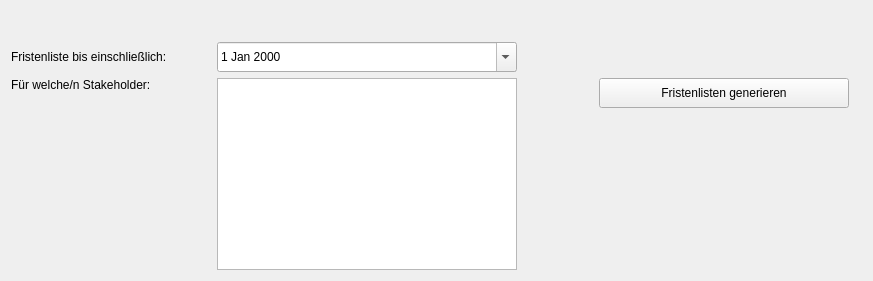
      <widget class="QWidget" name="pg_createHS">
       <layout class="QGridLayout" name="gridLayout_8">
        <item row="2" column="4">
         <widget class="QLabel" name="lb_empty_19">
          <property name="text">
           <string/>
          </property>
         </widget>
        </item>
        <item row="2" column="0">
         <widget class="QLabel" name="label_7">
          <property name="sizePolicy">
           <sizepolicy hsizetype="Fixed" vsizetype="Preferred">
            <horstretch>200</horstretch>
            <verstretch>0</verstretch>
           </sizepolicy>
          </property>
          <property name="minimumSize">
           <size>
            <width>200</width>
            <height>0</height>
           </size>
          </property>
          <property name="text">
           <string>Für welche/n Stakeholder:</string>
          </property>
          <property name="alignment">
           <set>Qt::AlignmentFlag::AlignLeading|Qt::AlignmentFlag::AlignLeft|Qt::AlignmentFlag::AlignTop</set>
          </property>
         </widget>
        </item>
        <item row="1" column="1">
         <widget class="QDateEdit" name="lb_DatumHS">
          <property name="sizePolicy">
           <sizepolicy hsizetype="Fixed" vsizetype="Fixed">
            <horstretch>0</horstretch>
            <verstretch>0</verstretch>
           </sizepolicy>
          </property>
          <property name="minimumSize">
           <size>
            <width>300</width>
            <height>30</height>
           </size>
          </property>
          <property name="maximumSize">
           <size>
            <width>300</width>
            <height>30</height>
           </size>
          </property>
          <property name="calendarPopup">
           <bool>true</bool>
          </property>
         </widget>
        </item>
        <item row="2" column="3">
         <widget class="QPushButton" name="btn_generateHS">
          <property name="enabled">
           <bool>true</bool>
          </property>
          <property name="sizePolicy">
           <sizepolicy hsizetype="Fixed" vsizetype="Fixed">
            <horstretch>0</horstretch>
            <verstretch>0</verstretch>
           </sizepolicy>
          </property>
          <property name="minimumSize">
           <size>
            <width>250</width>
            <height>30</height>
           </size>
          </property>
          <property name="maximumSize">
           <size>
            <width>250</width>
            <height>30</height>
           </size>
          </property>
          <property name="text">
           <string>Fristenlisten generieren</string>
          </property>
         </widget>
        </item>
        <item row="3" column="3">
         <widget class="QLabel" name="lb_empty_18">
          <property name="text">
           <string/>
          </property>
         </widget>
        </item>
        <item row="1" column="3">
         <widget class="QLabel" name="lb_empty_16">
          <property name="text">
           <string/>
          </property>
         </widget>
        </item>
        <item row="0" column="1">
         <widget class="QLabel" name="lb_empty_15">
          <property name="sizePolicy">
           <sizepolicy hsizetype="Preferred" vsizetype="Fixed">
            <horstretch>0</horstretch>
            <verstretch>0</verstretch>
           </sizepolicy>
          </property>
          <property name="minimumSize">
           <size>
            <width>0</width>
            <height>25</height>
           </size>
          </property>
          <property name="maximumSize">
           <size>
            <width>16777215</width>
            <height>25</height>
           </size>
          </property>
          <property name="text">
           <string/>
          </property>
         </widget>
        </item>
        <item row="2" column="1" rowspan="2">
         <widget class="QListWidget" name="list_Hochschulen">
          <property name="enabled">
           <bool>true</bool>
          </property>
          <property name="sizePolicy">
           <sizepolicy hsizetype="Fixed" vsizetype="Expanding">
            <horstretch>0</horstretch>
            <verstretch>0</verstretch>
           </sizepolicy>
          </property>
          <property name="minimumSize">
           <size>
            <width>300</width>
            <height>0</height>
           </size>
          </property>
          <property name="maximumSize">
           <size>
            <width>300</width>
            <height>16777215</height>
           </size>
          </property>
          <property name="selectionMode">
           <enum>QAbstractItemView::SelectionMode::MultiSelection</enum>
          </property>
         </widget>
        </item>
        <item row="1" column="0">
         <widget class="QLabel" name="label_5">
          <property name="sizePolicy">
           <sizepolicy hsizetype="Fixed" vsizetype="Fixed">
            <horstretch>0</horstretch>
            <verstretch>0</verstretch>
           </sizepolicy>
          </property>
          <property name="minimumSize">
           <size>
            <width>200</width>
            <height>30</height>
           </size>
          </property>
          <property name="maximumSize">
           <size>
            <width>200</width>
            <height>30</height>
           </size>
          </property>
          <property name="text">
           <string>Fristenliste bis einschließlich: </string>
          </property>
         </widget>
        </item>
        <item row="2" column="2">
         <widget class="QLabel" name="lb_empty_17">
          <property name="sizePolicy">
           <sizepolicy hsizetype="Fixed" vsizetype="Preferred">
            <horstretch>0</horstretch>
            <verstretch>0</verstretch>
           </sizepolicy>
          </property>
          <property name="minimumSize">
           <size>
            <width>70</width>
            <height>0</height>
           </size>
          </property>
          <property name="maximumSize">
           <size>
            <width>70</width>
            <height>16777215</height>
           </size>
          </property>
          <property name="text">
           <string/>
          </property>
         </widget>
        </item>
       </layout>
      </widget>
